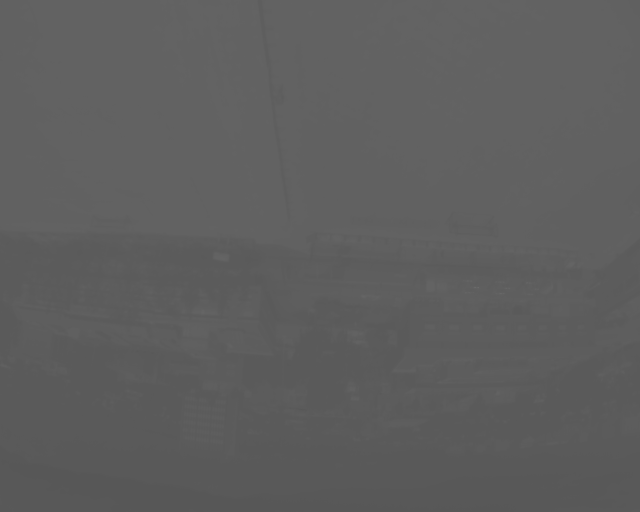
#> input picture sample/thermal-25080.tiff, 640 x 512 px
$ python test.py
#> lines starting #> are read from the running program, lines starting #| are printed output that depends on the picture
#> further down, img is the input picture: shape (512, 640) uint16; min 22308, max 27268, mean 24244
import cv2
import numpy as np
def norm(img):
    img = img - np.percentile(img, 5)
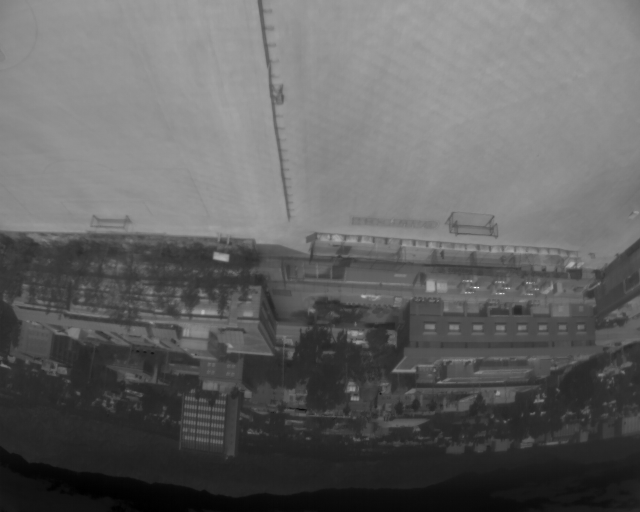
#> img: shape (512, 640) float64; min -424, max 4536, mean 1512; drawn with min black and max white
    img = img / np.percentile(img, 95)

    img = np.uint8(255*np.clip(img, 0, 1))
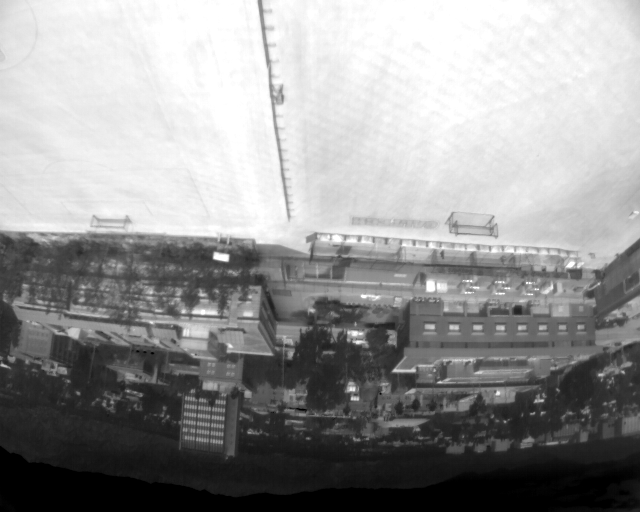
#> img: shape (512, 640); min 0, max 255, mean 149.4
    return img

img = cv2.imread(r'thermal-25080.tiff', -1)
img8 = norm(img)
h, w = img.shape
#> h = 512; w = 640
img8 = cv2.resize(img8, (w*2, h*2))
img8 = cv2.rotate(img8, cv2.ROTATE_180)
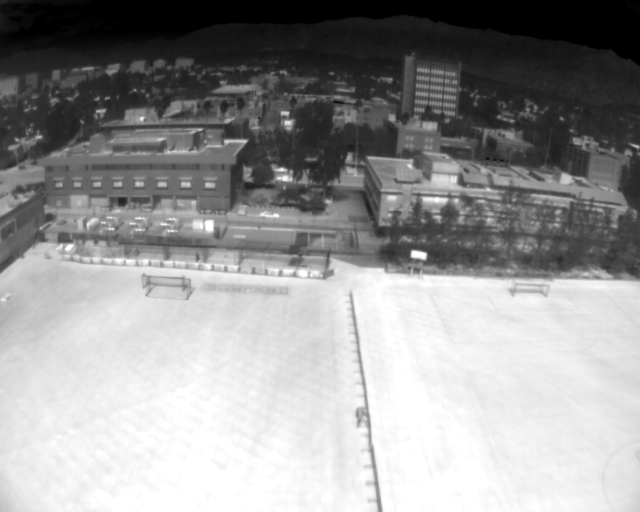
#> img8: shape (1024, 1280) (shown at 1/2 size); min 0, max 255, mean 149.3
cv2.imshow('img', img8)
cv2.waitKey(0)
